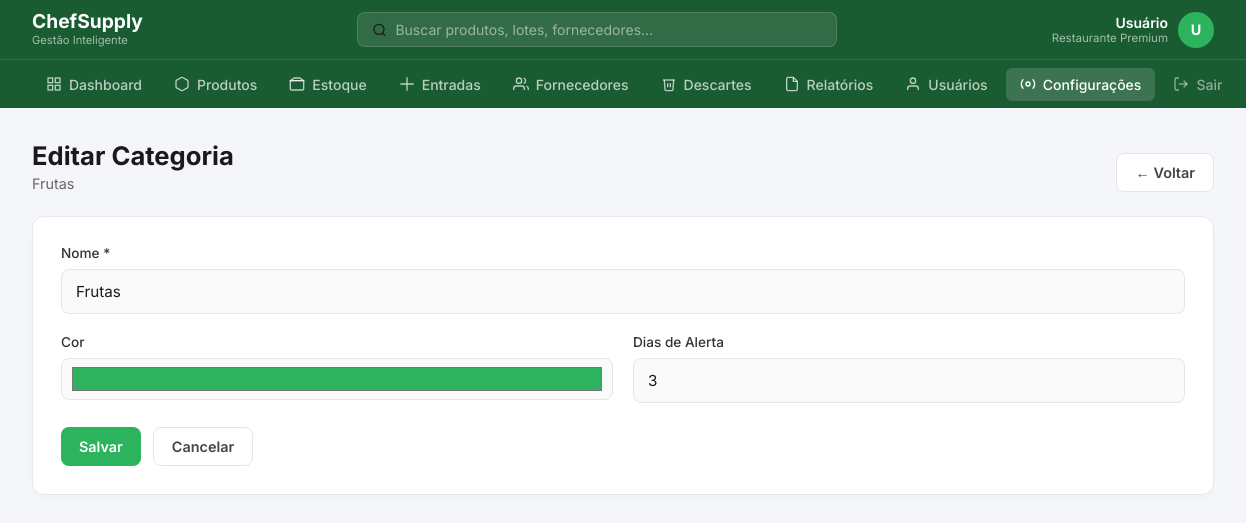
The app's page /categorias/editar.php?id=4 (signed in) with its own data.
### tables this page shows
CREATE TABLE categorias (
    id INT AUTO_INCREMENT PRIMARY KEY,
    nome VARCHAR(100) NOT NULL,
    cor VARCHAR(20) DEFAULT '#2db35d',
    dias_alerta_vencimento INT DEFAULT 3,
    criado_em TIMESTAMP DEFAULT CURRENT_TIMESTAMP
);

### categorias/editar.php (the view, shortened to what this page needs)
<?php
include '../conexao.php';
$id = intval($_GET['id'] ?? 0);
$stmt = $conexao->prepare("SELECT * FROM categorias WHERE id=:id");
$stmt->execute([':id'=>$id]);
$c = $stmt->fetch();
include '../_header.php';
?>
<div class="content">
    <div class="page-header">
        <div class="page-header-left"><h2>Editar Categoria</h2><p><?= htmlspecialchars($c['nome']) ?></p></div>
        <a href="index.php" class="btn btn-secondary">← Voltar</a>
    </div>
    <div class="form-card">
        <form method="POST">
            <div class="form-grid">
                <div class="form-group full">
                    <label>Nome *</label>
                    <input type="text" name="nome" value="<?= htmlspecialchars($c['nome']) ?>" required>
                </div>
                <div class="form-group">
                    <label>Cor</label>
                    <input type="color" name="cor" value="<?= $c['cor'] ?>" style="height:42px;padding:4px 8px">
                </div>
                <div class="form-group">
                    <label>Dias de Alerta</label>
                    <input type="number" name="dias_alerta_vencimento" min="1" max="30" value="<?= $c['dias_alerta_vencimento'] ?>">
                </div>
            </div>
            <div class="form-actions">
                <button type="submit" class="btn btn-primary">Salvar</button>
                <a href="index.php" class="btn btn-secondary">Cancelar</a>
            </div>
        </form>
    </div>
</div>
<?php include '../_footer.php'; ?>

### _header.php (style rules this page uses)
* { margin: 0; padding: 0; box-sizing: border-box; }
body { background: #f5f6fa; font-family: 'Inter', sans-serif; color: #1a1a1a; }
.content { padding: 32px; }
.page-header { margin-bottom: 24px; display: flex; justify-content: space-between; align-items: flex-end; }
.page-header-left h2 { font-size: 1.6rem; font-weight: 700; }
.page-header-left p { color: #666; font-size: 0.9rem; margin-top: 4px; }
.btn { display: inline-flex; align-items: center; justify-content: center; padding: 10px 18px; border-radius: 8px; font-size: 0.9rem; font-weight: 600; cursor: pointer; transition: all 0.2s; text-decoration: none; font-family: 'Inter', sans-serif; gap: 6px; border: none; }
.btn-primary { background: #2db35d; color: #fff; }
.btn-secondary { background: #fff; color: #444; border: 1.5px solid #e5e5e5; }
.form-card { background: #fff; border: 1px solid #e8e8e8; border-radius: 12px; padding: 28px; box-shadow: 0 4px 12px rgba(0, 0, 0, 0.02); }
.form-grid { display: grid; grid-template-columns: 1fr 1fr; gap: 20px; }
.form-group { display: flex; flex-direction: column; gap: 6px; }
.form-group.full { grid-column: 1 / -1; }
.form-group label { display: block; font-size: 0.85rem; font-weight: 500; color: #333; margin-bottom: 2px; }
.form-group input, .form-group select, .form-group textarea { width: 100%; padding: 12px 14px; border: 1.5px solid #e5e5e5; border-radius: 8px; font-family: 'Inter', sans-serif; font-size: 0.95rem; color: #1a1a1a; background: #fafafa; transition: all 0.2s; }
.form-actions { display: flex; gap: 12px; margin-top: 24px; }

### records on screen
categorias: nome "Frutas", cor "#2db35d", dias_alerta_vencimento "3"

### other values on screen
$_SESSION['usuario_nome'] "Usuário"
substr($_SESSION['usuario_nome'] ?? 'U', 0, 1) "U"
